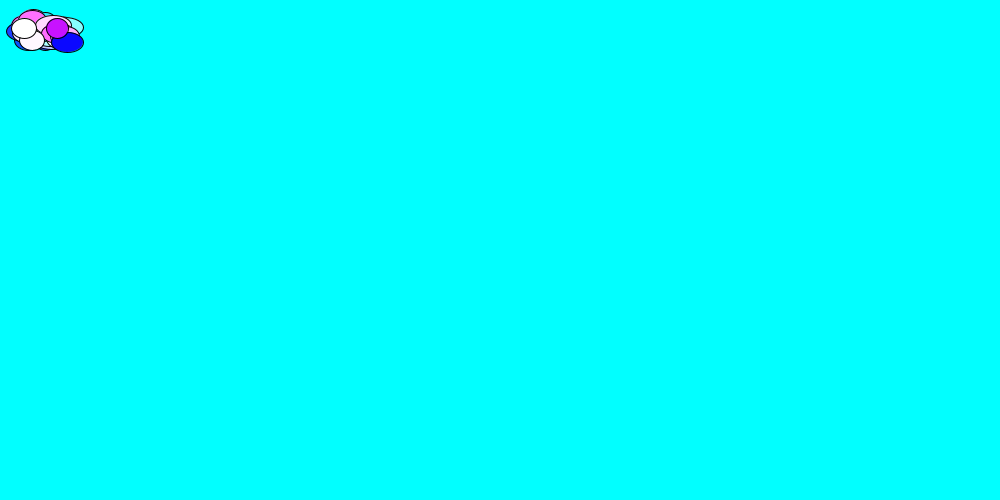
Frame 1 (no input)
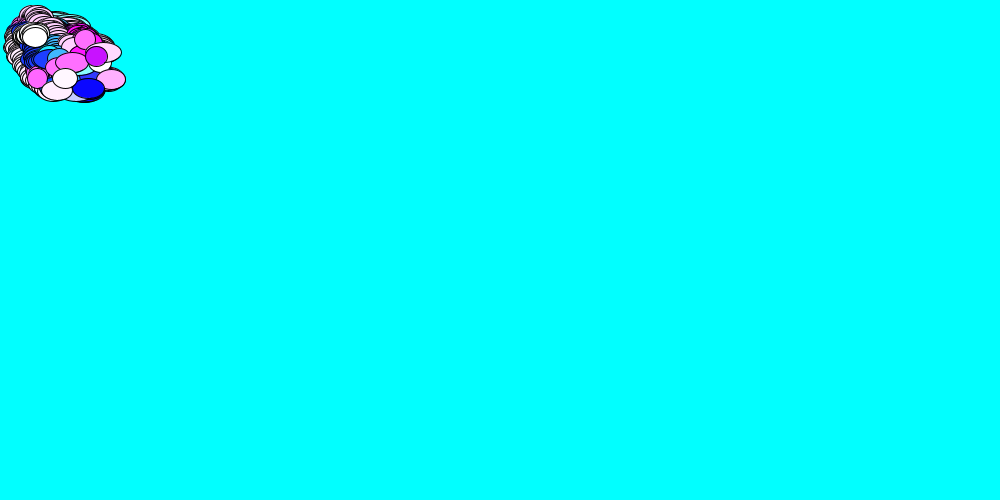
Frame 60 (the mouse pressed at the canvas centre just before this capture)
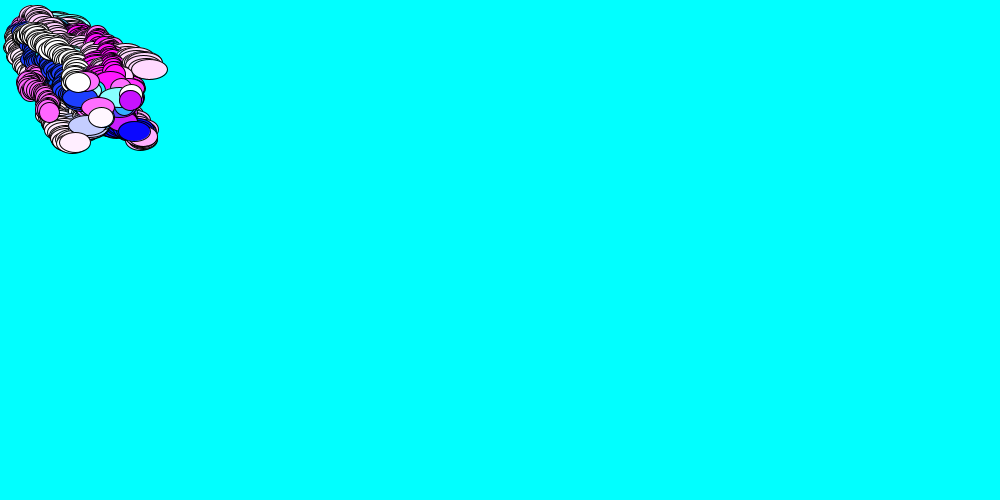
Frame 120 (the mouse held since frame 60 and released just before this capture)

The Processing sketch that drew these frames (run headless with seeded random() and noise(); from frame 60 on, the mouse is pressed at the canvas centre):

// Processing sketch: sketch_dotssss_2_pde
// ── sketch_dotssss_2_pde.pde
int w, h;
int x, y;
int x1, y1;
ArrayList<myDot> dots;
int numDots = 30;

void setup(){
  size(1000, 500);
  background(RGB, 500, 500, 1000);
  dots = new ArrayList<myDot>();
  
  for(int i =0; i<numDots; i++){
    x = int(random(20, 80));
    y = int(random(20, 40));
    w = int(random(20, 40));
    h = int(random(20, 20));
    myDot dot = new myDot(x, y, w, h);
    dots.add(dot);
  }
  w = 30;
  h = 90;
  x = 100;
  y = 200;
  x1 = 150;
  y1 = 40;
}


void draw(){

  
  for(myDot d : dots){
    d.drawDot();
  }

}

// ── dot_dude.pde

class myDot{
  int x;
  int y;
  int w; 
  int h;
  color c;
  
  myDot(int x, int y, int w, int h){
    this.x = x;
    this.y = y;
    this.w = w;
    this.h = h;
    c = color(random(600), random(340), 700);
  }
  
  void move(){
    x += random(-2, 4);
    y += random(-2, 4);
  }
  
  void drawDot(){
    fill(c);
    move();
    ellipse(x, y, w, h);
  }
}
